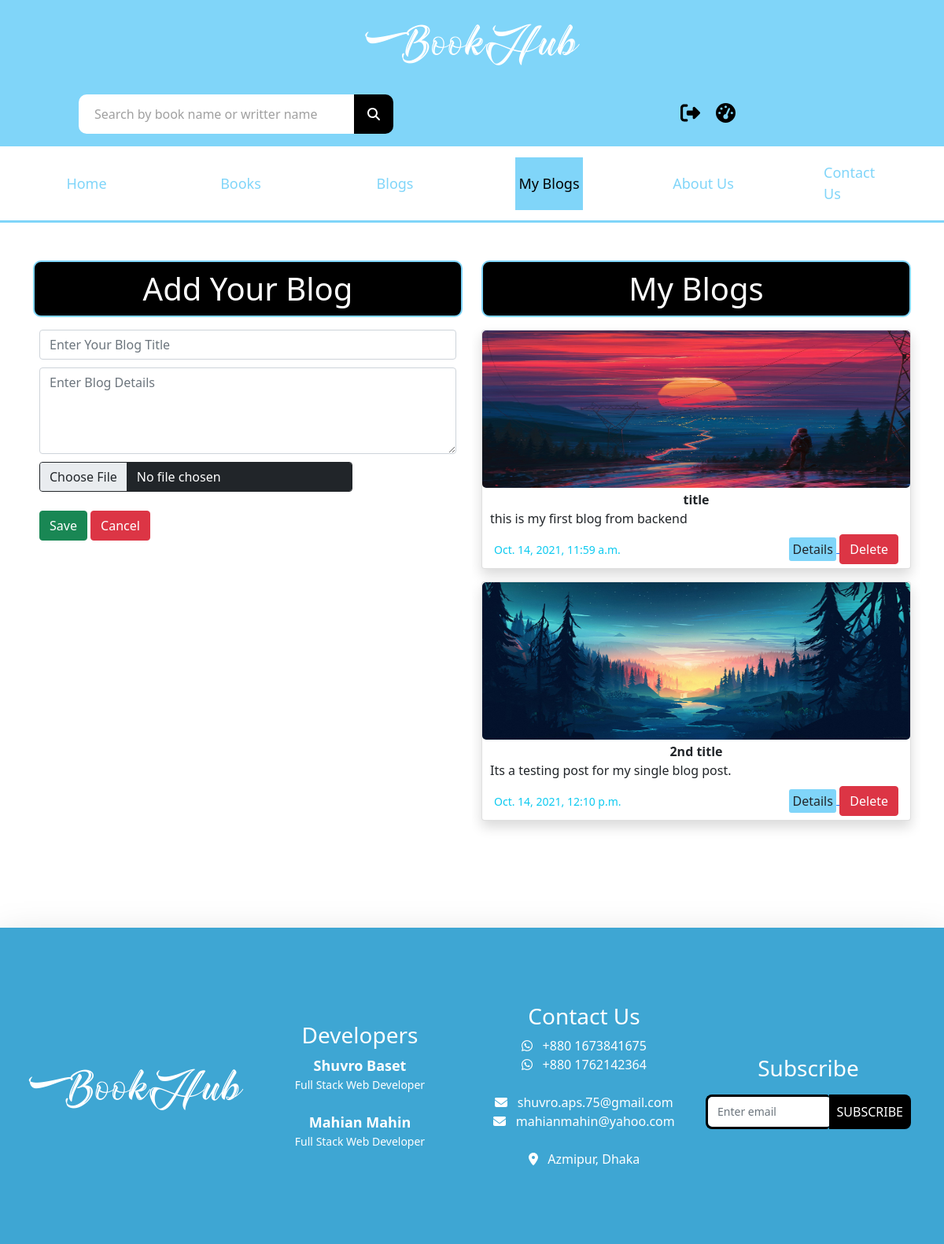
Before: /my_blog/ (signed in) with the older database file.
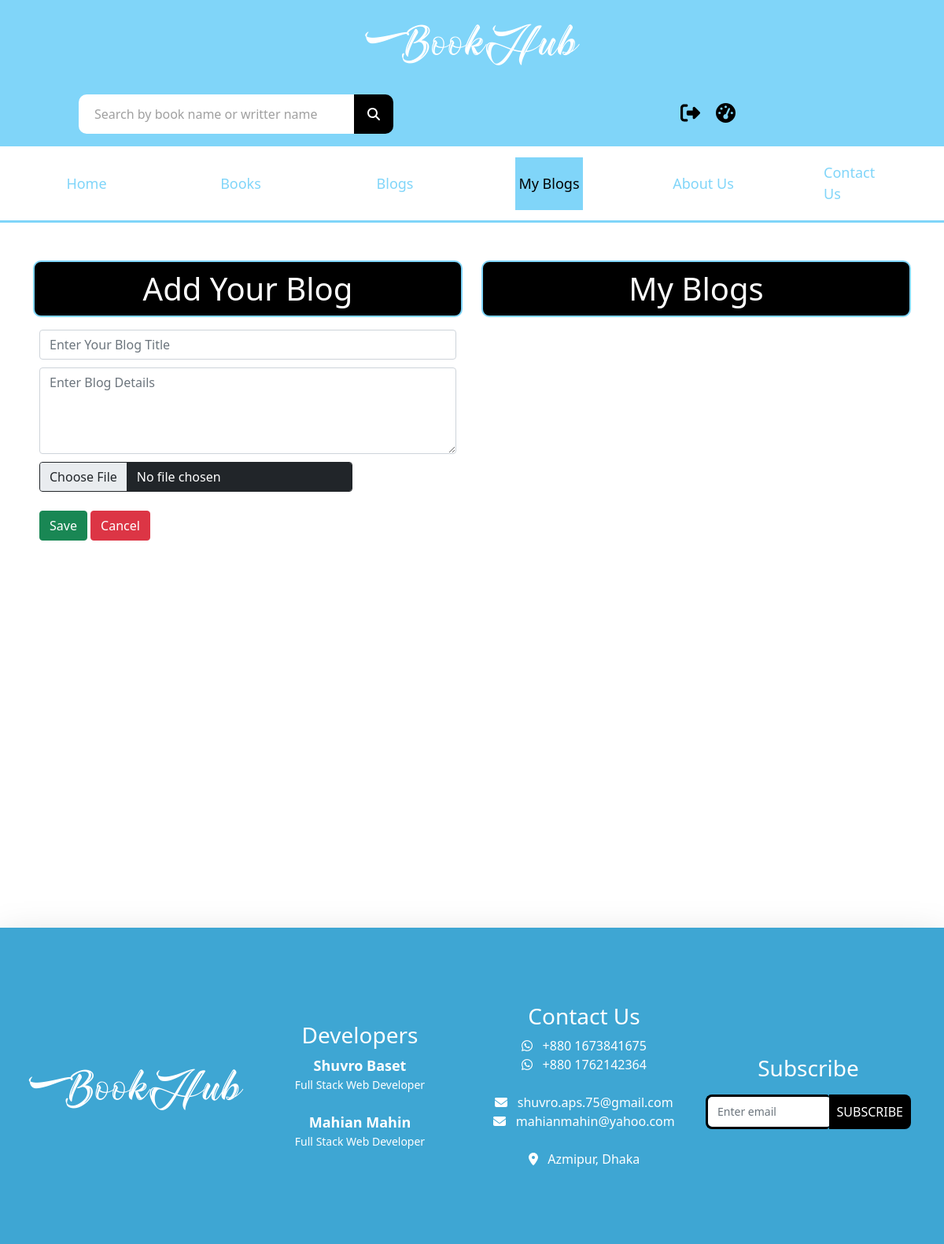
After: the same page with the newer database file.
### bookHub_app/models.py (models this page shows, shortened)
class Blogs(models.Model):
    user = models.ForeignKey(User, on_delete=models.CASCADE)
    title = models.CharField(max_length=50)
    description = models.CharField(max_length=250, null=True, blank=True)
    thumbnail = models.ImageField(upload_to='blog_img')
    created_time = models.DateTimeField(default=datetime.now(),)

### bookHub_app/views.py (the view, shortened to what this page needs)
# urls.py: path('my_blog/', my_blog, name="my_blog"),
def my_blog(request):
    if request.user.is_authenticated:
        my_blog_ins = Blogs.objects.filter(user_id=request.user.id).exists()
        if my_blog_ins:
            my_blogs = Blogs.objects.filter(user_id=request.user.id)
        else:
            my_blogs = {}
        context = {
            "my_blog": "active",
            "my_blogs": my_blogs
        }
        return render(request, 'blog.html', context)
    else:
        messages.warning(request, "You must be logged in")
        return redirect('/login')

### templates/blog.html (shortened to what this page needs)
{% extends 'main.html' %}
{% load static %}
{% block content %}
<section class="blog-section">
    <div class="container">
        <div class="row my-5">
            <div class="col-lg-6">
                <h1 class="text-center heading-border">Add Your Blog</h1>
                <div class="p-2">
                    <form method="post" class="form-group" enctype="multipart/form-data">
                        <input class="form-control " name="title" type="text" placeholder="Enter Your Blog Title"
                               aria-label=" example" required>
                        <textarea class="form-control" name="description" id="" cols="30"
                                  placeholder="Enter Blog Details" rows="4" required></textarea>
                        <input type="file" accept="image/*" class="form-control btn btn-dark w-75" name="img"
                               required>
                        <br><br>
                        <input type="submit" value="Save" class="btn btn-success">
                        <button id="close_book_add" class="btn btn-danger">Cancel</button>
                    </form>
                </div>
            </div>
            <div class="col-lg-6 my-blogs all_reviews">
                <h1 class="text-center heading-border">My Blogs</h1>
                {% for blog in my_blogs %}
                    <div class="card my-3 shadow">
                        <img src={{ blog.thumbnail.url }} class='img-fluid'>
                        <div class="card-body">
                            <p class="text-center fw-bolder">{{ blog.title }} </p>
                            <p class=""> {{ blog.description }} </p>
                        </div>
                        <div class="card-footer bg-white d-flex justify-content-between align-items-center">
                            <small class='text-info'>{{ blog.created_time }}</small>
                            <div>
                                <a href={% url 'single_blog' id=blog.id title=blog.title %}> <input
                                         value="Details" class="btn details-btn">
                                <a href={% url 'delete_blog' blog.id %}><button class="btn btn-danger">Delete</button></a>
                            </div>
                        </div>
                    </div>
                {% endfor %}
            </div>
        </div>
    </div>
</section>
{% endblock %}

Changed rows visible on the page:
removed Blogs: thumbnail (picture), title "title", description "this is my first blog from backend", created_time "Oct. 14, 2021, 11:59 a.m."
removed Blogs: thumbnail (picture), title "2nd title", description "Its a testing post for my single blog post.", created_time "Oct. 14, 2021, 12:10 p.m."
